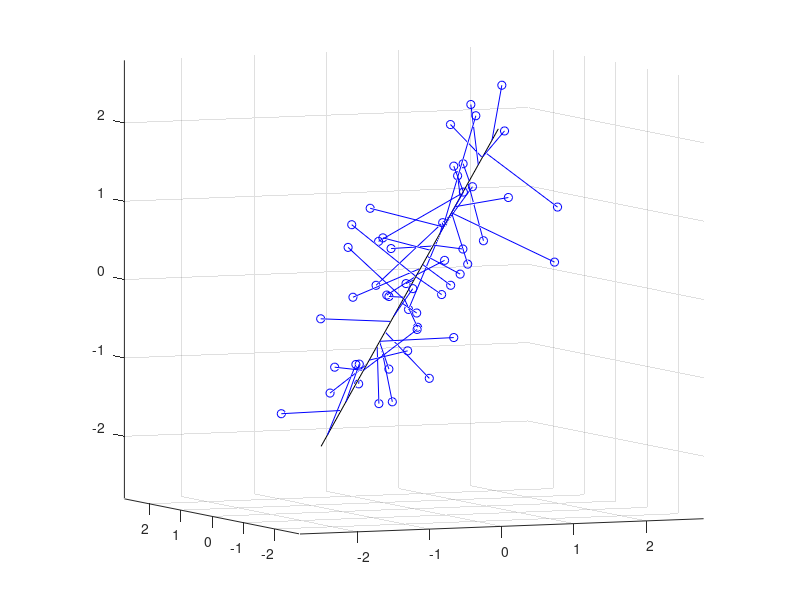

Write the MATLAB code that produced this figure. (Note: this script raises an error after producing the figure.)
%% Fitting an Orthogonal Regression Using Principal Components Analysis
% Principal Components Analysis can be used to fit a linear regression that
% minimizes the perpendicular distances from the data to the fitted model.
% This is the linear case of what is known as Orthogonal Regression or Total
% Least Squares, and is appropriate when there is no natural distinction
% between predictor and response variables, or when all variables are measured
% with error.  This is in contrast to the usual regression assumption that
% predictor variables are measured exactly, and only the response variable has
% an error component.
%
% For example, given two data vectors x and y, you can fit a line that
% minimizes the perpendicular distances from each of the points (x(i), y(i))
% to the line.  More generally, with p observed variables, you can fit an
% r-dimensional hyperplane in p-dimensional space (r < p).  The choice of r is
% equivalent to choosing the number of components to retain in PCA. It may be
% based on prediction error, or it may simply be a pragmatic choice to reduce
% data to a manageable number of dimensions.
%
% In this example, we fit a plane and a line through some data on three
% observed variables.  It's easy to do the same thing for any number of
% variables, and for any dimension of model, although visualizing a fit
% in higher dimensions would obviously not be straightforward.

%   Copyright 2005-2010 The MathWorks, Inc.
%   $Revision: 1.1.8.1 $  $Date: 2010/03/16 00:31:27 $


%% Fitting a Plane to 3-D Data
% First, we generate some trivariate normal data for the example.  Two of
% the variables are fairly strongly correlated.
randn('state',0);
X = mvnrnd([0 0 0], [1 .2 .7; .2 1 0; .7 0 1],50);
plot3(X(:,1),X(:,2),X(:,3),'bo');
grid on;
maxlim = max(abs(X(:)))*1.1;
axis([-maxlim maxlim -maxlim maxlim -maxlim maxlim]);
axis square
view(-23.5,5);

%%
% Next, we fit a plane to the data using PCA.  The coefficients for the first
% two principal components define vectors that form a basis for the plane.
% The third PC is orthogonal to the first two, and its coefficients define the
% normal vector of the plane.
[coeff,score,roots] = princomp(X);
basis = coeff(:,1:2)
%%
normal = coeff(:,3)
%%
% That's all there is to the fit.  But let's look closer at the results, and
% plot the fit along with the data.

%%
% Because the first two components explain as much of the variance in the data
% as is possible with two dimensions, the plane is the best 2-D linear
% approximation to the data.  Equivalently, the third component explains the
% least amount of variation in the data, and it is the error term in the
% regression.  The latent roots (or eigenvalues) from the PCA define the
% amount of explained variance for each component.
pctExplained = roots' ./ sum(roots)

%%
% The first two coordinates of the principal component scores give the
% projection of each point onto the plane, in the coordinate system of the
% plane.  To get the coordinates of the fitted points in terms of the original
% coordinate system, we multiply each PC coefficient vector by the
% corresponding score, and add back in the mean of the data.  The residuals
% are simply the original data minus the fitted points.
[n,p] = size(X);
meanX = mean(X,1);
Xfit = repmat(meanX,n,1) + score(:,1:2)*coeff(:,1:2)';
residuals = X - Xfit;

%%
% The equation of the fitted plane, satisfied by each of the fitted points in
% |Xfit|, is |([x1 x2 x3] - meanX)*normal = 0|.  The plane passes through the
% point |meanX|, and its perpendicular distance to the origin is
% |meanX*normal|. The perpendicular distance from each point in |X| to the
% plane, i.e., the norm of the residuals, is the dot product of each centered
% point with the normal to the plane.  The fitted plane minimizes the sum of
% the squared errors.
error = abs((X - repmat(meanX,n,1))*normal);
sse = sum(error.^2)

%%
% To visualize the fit, we can plot the plane, the original data, and their
% projection to the plane.
[xgrid,ygrid] = meshgrid(linspace(min(X(:,1)),max(X(:,1)),5), ...
                         linspace(min(X(:,2)),max(X(:,2)),5));
zgrid = (1/normal(3)) .* (meanX*normal - (xgrid.*normal(1) + ygrid.*normal(2)));
h = mesh(xgrid,ygrid,zgrid,'EdgeColor',[0 0 0],'FaceAlpha',0);

hold on
above = (X-repmat(meanX,n,1))*normal > 0;
below = ~above;
nabove = sum(above);
X1 = [X(above,1) Xfit(above,1) nan*ones(nabove,1)];
X2 = [X(above,2) Xfit(above,2) nan*ones(nabove,1)];
X3 = [X(above,3) Xfit(above,3) nan*ones(nabove,1)];
plot3(X1',X2',X3','-', X(above,1),X(above,2),X(above,3),'o', 'Color',[0 .7 0]);
nbelow = sum(below);
X1 = [X(below,1) Xfit(below,1) nan*ones(nbelow,1)];
X2 = [X(below,2) Xfit(below,2) nan*ones(nbelow,1)];
X3 = [X(below,3) Xfit(below,3) nan*ones(nbelow,1)];
plot3(X1',X2',X3','-', X(below,1),X(below,2),X(below,3),'o', 'Color',[1 0 0]);

hold off
maxlim = max(abs(X(:)))*1.1;
axis([-maxlim maxlim -maxlim maxlim -maxlim maxlim]);
axis square
view(-23.5,5);
%%
% Green points are above the plane, red points are below.


%% Fitting a Line to 3-D Data
% Fitting a straight line to the data is even simpler, and because of the
% nesting property of PCA, we can use the components that have already been
% computed.  The direction vector that defines the line is given by the
% coefficients for the first principal component.  The second and third PCs
% are orthogonal to the first, and their coefficients define directions
% that are perpendicular to the line.  The simplest equation to describe the
% line is |meanX + t*dirVect|, where |t| parameterizes the position along the
% line.
dirVect = coeff(:,1)

%%
% The first coordinate of the principal component scores gives the
% projection of each point onto the line.  As with the 2-D fit, the PC
% coefficient vectors multiplied by the scores the gives the fitted points
% in the original coordinate system.
Xfit1 = repmat(meanX,n,1) + score(:,1)*coeff(:,1)';

%%
% Plot the line, the original data, and their projection to the line.
t = [min(score(:,1))-.2, max(score(:,1))+.2];
endpts = [meanX + t(1)*dirVect'; meanX + t(2)*dirVect'];
plot3(endpts(:,1),endpts(:,2),endpts(:,3),'k-');

X1 = [X(:,1) Xfit1(:,1) nan*ones(n,1)];
X2 = [X(:,2) Xfit1(:,2) nan*ones(n,1)];
X3 = [X(:,3) Xfit1(:,3) nan*ones(n,1)];
hold on
plot3(X1',X2',X3','b-', X(:,1),X(:,2),X(:,3),'bo');
hold off
maxlim = max(abs(X(:)))*1.1;
axis([-maxlim maxlim -maxlim maxlim -maxlim maxlim]);
axis square
view(-23.5,5);
grid on

%%
% While it appears that some of the projections in this plot are not
% perpendicular to the line, that's just because we're plotting 3-D data
% in two dimensions.  In a live |MATLAB(R)| figure window, you could
% interactively rotate the plot to different perspectives to verify that
% the projections are indeed perpendicular, and to get a better feel for
% how the line fits the data.


displayEndOfDemoMessage(mfilename)
